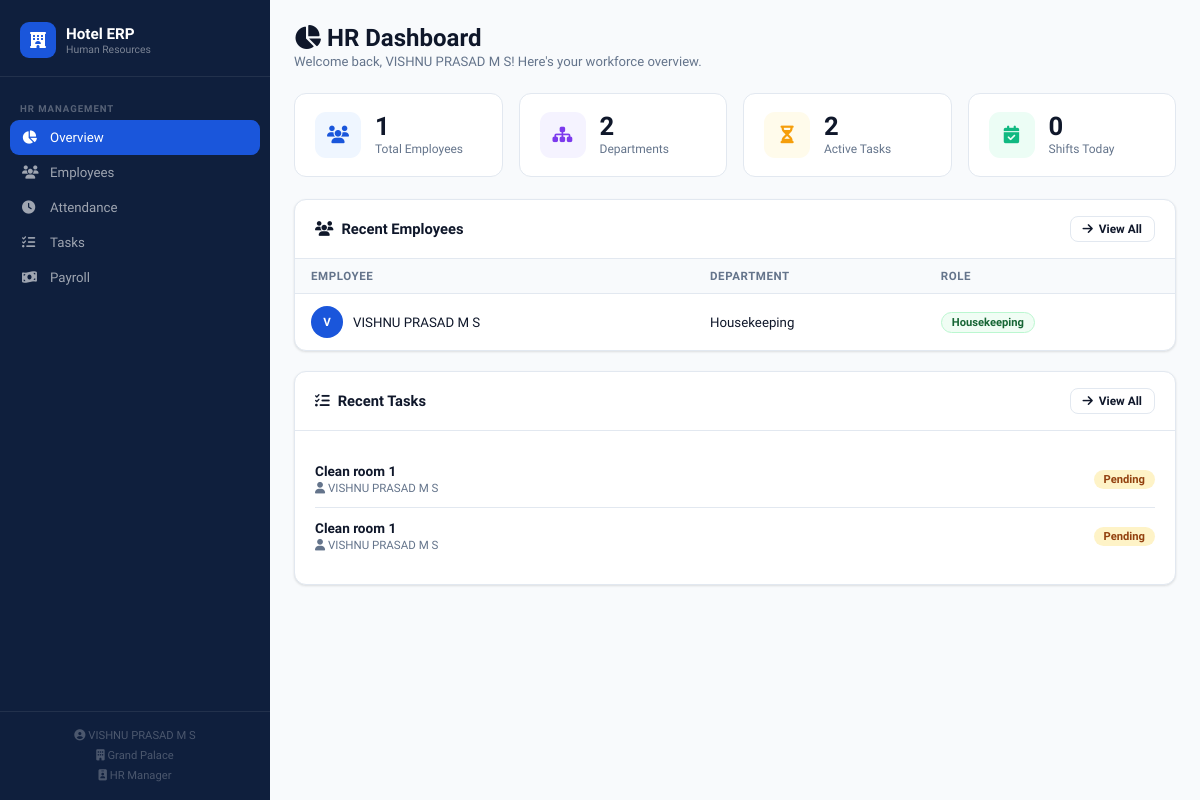
Page /hr/ (signed in) on the earlier database version.
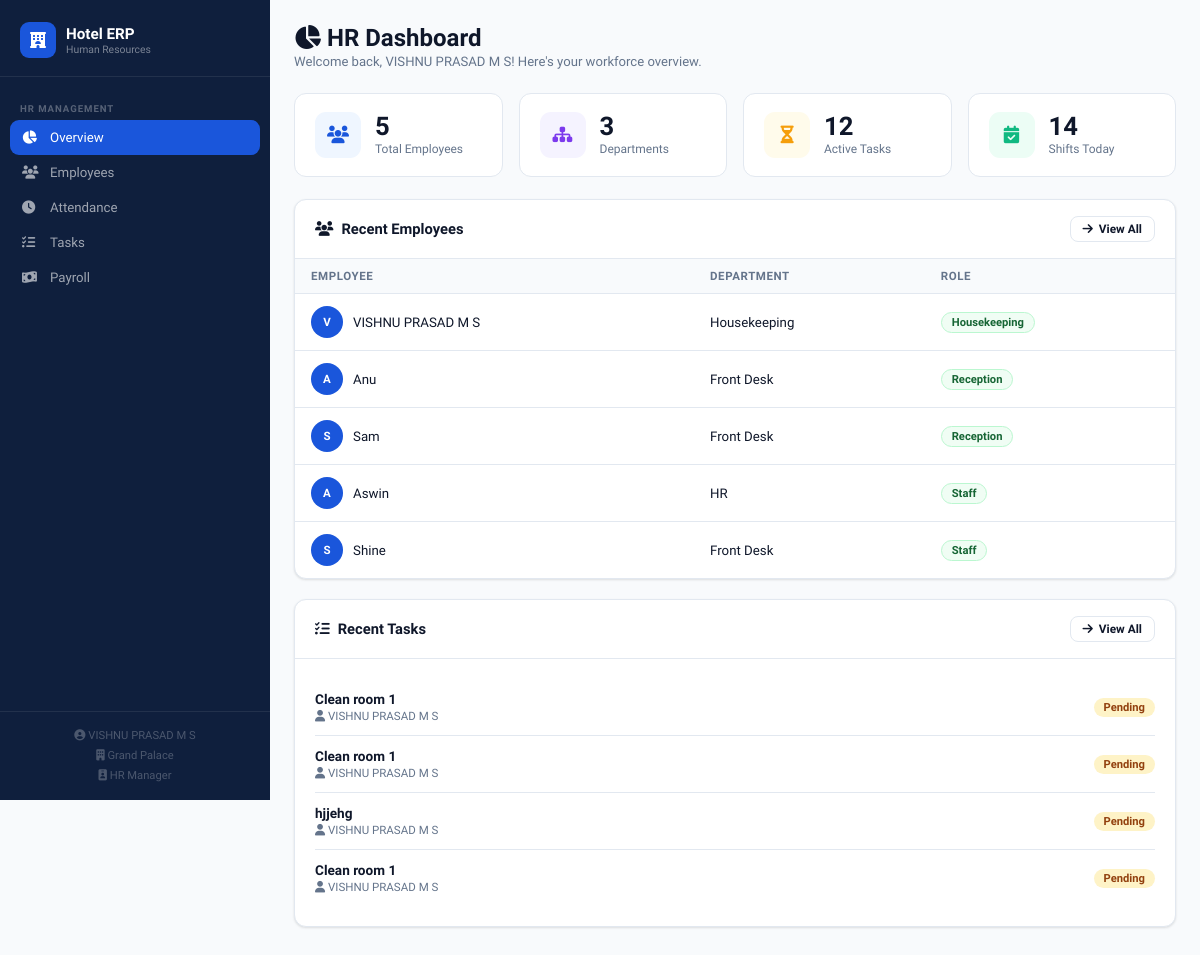
Same page on the later database version.
### Accounts/models.py (models this page shows, shortened)
class Staff(models.Model):
    hotel = models.ForeignKey(Hotel, on_delete=models.CASCADE, related_name="staffs")
    name = models.CharField(max_length=100,unique=True)
    email = models.EmailField(unique=True)
    phone = models.CharField(max_length=15)
    department = models.ForeignKey(Department, on_delete=models.SET_NULL, null=True)
    role = models.CharField(max_length=100)
    password = models.CharField(max_length=100)

class Hotel(models.Model):
    hotel_name = models.CharField(max_length=100,unique=True)
    email = models.EmailField(null=True, blank=True)
    owner_name = models.CharField(max_length=100)
    address = models.TextField(max_length=200)
    city = models.CharField(max_length=100)
    property_type = models.CharField(max_length=50, default="Hotel")
    image = models.ImageField(upload_to="property_images/", null=True, blank=True)
    description = models.TextField(blank=True, null=True)
    amenities = models.TextField(blank=True, null=True)
    password = models.CharField(max_length=100)
    properties=models.ManyToManyField('Amenity', blank=True)
    is_approved = models.BooleanField(default=False)

class Department(models.Model):
    hotel = models.ForeignKey(Hotel, on_delete=models.CASCADE, related_name="departments")
    name = models.CharField(max_length=100)

class Task(models.Model):
    staff = models.ForeignKey(Staff, on_delete=models.CASCADE, related_name="tasks")
    title = models.CharField(max_length=200)
    description = models.TextField(blank=True, null=True)
    created_at = models.DateTimeField(default=timezone.now)  # ✅ FIX
    status = models.CharField(max_length=50, default="Pending")

### Accounts/views.py (the view)
# urls.py: path("hr/", hr_dashboard, name="hr_dashboard"),
def hr_dashboard(request):
    staff_id = request.session.get("staff_id")
    if not staff_id:
        return redirect("staff_login")
    staff = Staff.objects.select_related("hotel").get(id=staff_id)
    hotel = staff.hotel
    employees = Staff.objects.filter(hotel=hotel).select_related("department")
    total_staff = employees.count()
    total_departments = Department.objects.filter(hotel=hotel).count()
    tasks = Task.objects.filter(staff__hotel=hotel)
    shifts = Shift.objects.filter(hotel=hotel).select_related("staff", "department")
    payroll_data = []
    for emp in employees:
        salary = getattr(emp, "salary", 0)
        bonus = getattr(emp, "bonus", 0)
        deduction = getattr(emp, "deduction", 0)
        payroll_data.append({
            "name": emp.name,
            "role": emp.role,
            "salary": salary,
            "bonus": bonus,
            "deduction": deduction,
            "net": salary + bonus - deduction
        })
    return render(request, "hr.html", {
        "staff": staff,
        "hotel": hotel,
        "employees": employees,
        "total_staff": total_staff,
        "total_departments": total_departments,
        "tasks": tasks,
        "shifts": shifts,
        "payroll": payroll_data
    })

### templates/hr.html (shortened to what this page needs)
<!DOCTYPE html>
<html lang="en">
<head>
    <link rel="stylesheet" href="https://cdnjs.cloudflare.com/ajax/libs/font-awesome/6.4.0/css/all.min.css">
</head>
<body>
<aside class="sidebar" id="sidebar">
    <div class="sidebar-brand">
        <div class="brand-logo">
            <div class="brand-icon"><i class="fas fa-hotel"></i></div>
            <div>
                <div class="brand-name">Hotel ERP</div>
                <div class="brand-sub">Human Resources</div>
            </div>
        </div>
    </div>
    <nav class="sidebar-nav">
        <div class="nav-label">HR Management</div>
        <button class="nav-btn active" data-panel="overview"><i class="fas fa-chart-pie"></i> Overview</button>
        <button class="nav-btn" data-panel="employees"><i class="fas fa-users"></i> Employees</button>
        <button class="nav-btn" data-panel="attendance"><i class="fas fa-clock"></i> Attendance</button>
        <button class="nav-btn" data-panel="tasks"><i class="fas fa-tasks"></i> Tasks</button>
        <button class="nav-btn" data-panel="payroll"><i class="fas fa-money-bill-wave"></i> Payroll</button>
    </nav>
    <div class="sidebar-footer">
        <i class="fas fa-user-circle"></i> {{ staff.name }}<br>
        <i class="fas fa-building"></i> {{ hotel.hotel_name }}<br>
        <i class="fas fa-id-badge"></i> HR Manager
    </div>
</aside>
<main class="main">
    <div class="panel active" id="panel-overview">
        <div class="topbar">
            <div class="topbar-left">
                <h1><i class="fas fa-chart-pie"></i> HR Dashboard</h1>
                <p>Welcome back, {{ staff.name }}! Here's your workforce overview.</p>
            </div>
        </div>
        <div class="stats-row">
            <div class="stat-card" onclick="switchPanel('employees')">
                <div class="stat-icon blue"><i class="fas fa-users"></i></div>
                <div><div class="stat-number">{{ total_staff }}</div><div class="stat-label">Total Employees</div></div>
            </div>
            <div class="stat-card" onclick="switchPanel('employees')">
                <div class="stat-icon purple"><i class="fas fa-sitemap"></i></div>
                <div><div class="stat-number">{{ total_departments }}</div><div class="stat-label">Departments</div></div>
            </div>
            <div class="stat-card" onclick="switchPanel('tasks')">
                <div class="stat-icon amber"><i class="fas fa-hourglass-half"></i></div>
                <div><div class="stat-number">{{ tasks|length }}</div><div class="stat-label">Active Tasks</div></div>
            </div>
            <div class="stat-card" onclick="switchPanel('attendance')">
                <div class="stat-icon green"><i class="fas fa-calendar-check"></i></div>
                <div><div class="stat-number">{{ shifts|length }}</div><div class="stat-label">Shifts Today</div></div>
            </div>
        </div>
        <div class="card">
            <div class="card-header">
                <div class="card-title"><i class="fas fa-users"></i> Recent Employees</div>
                <button class="btn btn-outline btn-sm" onclick="switchPanel('employees')"><i class="fas fa-arrow-right"></i> View All</button>
            </div>
            <div class="card-body" style="padding:0;">
                <table class="data-table">
                    <thead><tr><th>Employee</th><th>Department</th><th>Role</th></tr></thead>
                    <tbody>
                        {% for emp in employees|slice:":5" %}
                        <tr>
                            <td>
                                <div class="emp-cell">
                                    <div class="emp-avatar">{{ emp.name|first|upper }}</div>
                                    {{ emp.name }}
                                </div>
                            </td>
                            <td>{{ emp.department.name }}</td>
                            <td><span class="badge badge-role">{{ emp.role }}</span></td>
                        </tr>
                        {% empty %}
                        <tr><td colspan="3"><div class="empty"><i class="fas fa-users-slash"></i><p>No employees found</p></div></td></tr>
                        {% endfor %}
                    </tbody>
                </table>
            </div>
        </div>
        <div class="card">
            <div class="card-header">
                <div class="card-title"><i class="fas fa-tasks"></i> Recent Tasks</div>
                <button class="btn btn-outline btn-sm" onclick="switchPanel('tasks')"><i class="fas fa-arrow-right"></i> View All</button>
            </div>
            <div class="card-body">
                {% for task in tasks|slice:":4" %}
                <div class="task-item">
                    <div class="task-info">
                        <div class="task-title">{{ task.title }}</div>
                        <div class="task-desc"><i class="fas fa-user"></i> {{ task.staff.name }}</div>
                    </div>
                    <span class="badge {% if task.status == 'completed' %}badge-completed{% else %}badge-pending{% endif %}">
                        {{ task.status|default:"pending"|title }}
                    </span>
                </div>
                {% empty %}
                <div class="empty"><i class="fas fa-check-circle"></i><p>No tasks available</p></div>
                {% endfor %}
            </div>
        </div>
    </div>
</main>
</body>
</html>

Differences in the rows shown:
added Staff: name|first "A", name "Anu", department.name "Front Desk", role "Reception"
added Staff: name|first "S", name "Sam", department.name "Front Desk", role "Reception"
added Staff: name|first "A", name "Aswin", department.name "HR", role "Staff"
added Staff: name|first "S", name "Shine", department.name "Front Desk", role "Staff"
added Task: title "hjjehg", staff.name "VISHNU PRASAD M S", status "Pending"
added Task: title "Clean room 1", staff.name "VISHNU PRASAD M S", status "Pending"
Other differences:
{{ total_staff }}: "1" → "5"
{{ total_departments }}: "2" → "3"
{{ tasks|length }}: "2" → "12"
{{ shifts|length }}: "0" → "14"
